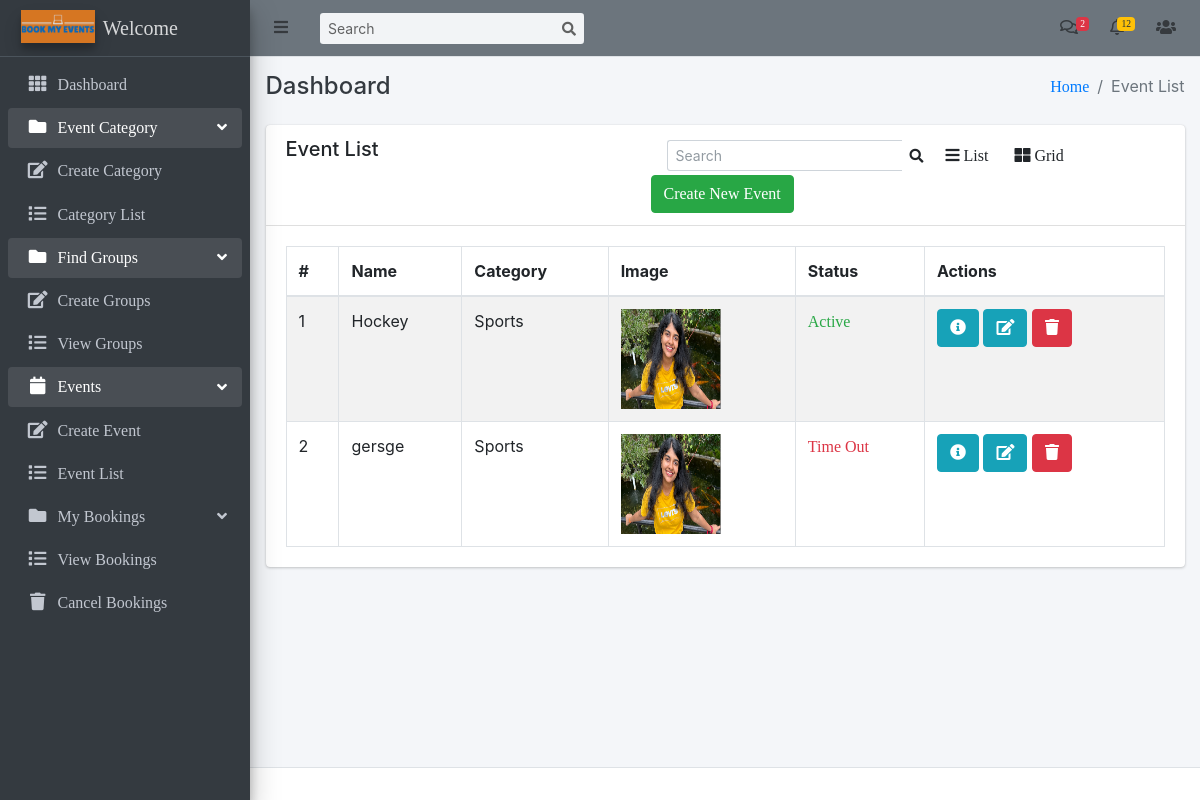
The page /events/event-list/ (signed in) on the database as committed earlier.
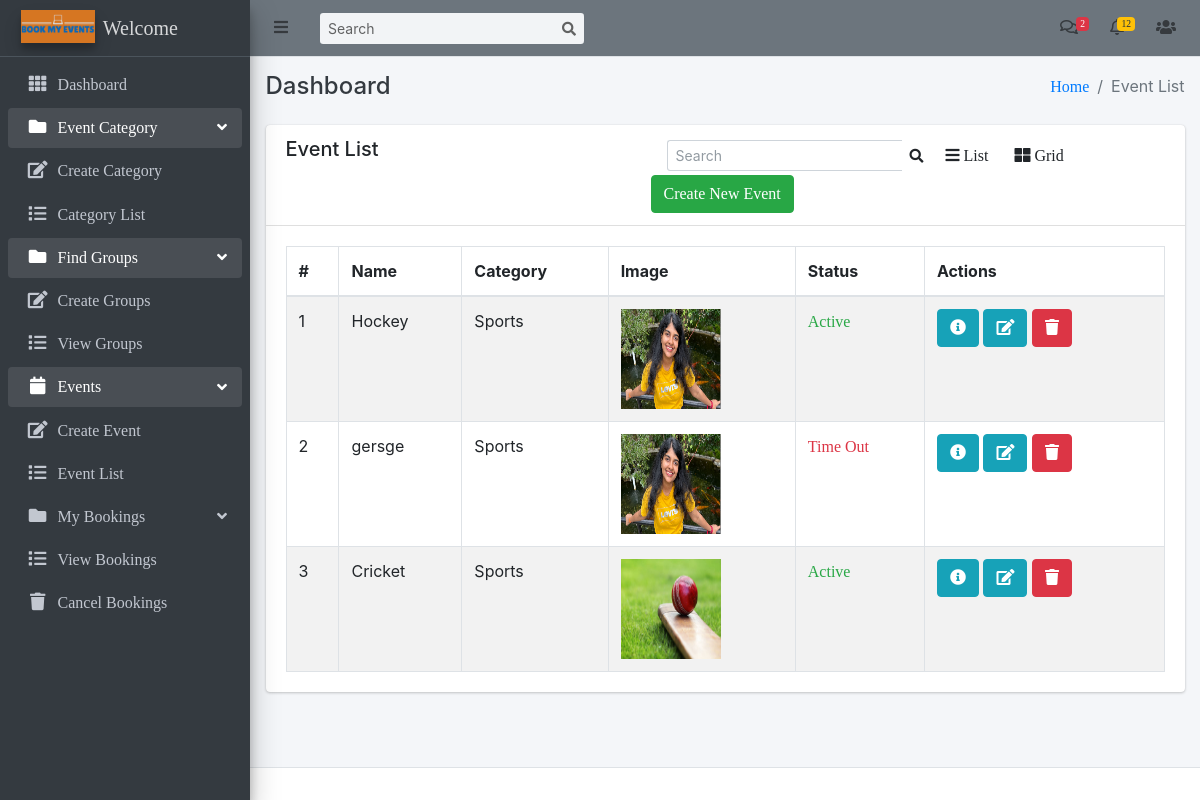
The same page on the database as committed later.
### events/models.py (models this page shows, shortened)
class Event(models.Model):
    category = models.ForeignKey(EventCategory, on_delete=models.CASCADE)
    name = models.CharField(max_length=255, unique=True)
    ufid = models.PositiveIntegerField(unique=True)
    description = RichTextUploadingField()
    select_scheduled_status = (
        ('yet to scheduled', 'Yet to Scheduled'),
        ('scheduled', 'Scheduled')
    )
    scheduled_status = models.CharField(max_length=25, choices=select_scheduled_status)
    venue = models.CharField(max_length=255)
    start_date = models.DateField()
    end_date = models.DateField()
    location = models.CharField(max_length=255)
    maximum_attende = models.PositiveIntegerField()
    num_tickets_available = models.PositiveIntegerField(default=0)
    created_user = models.ForeignKey('auth.User', on_delete=models.CASCADE, blank=True, null=True, related_name='event_created_user')
    updated_user = models.ForeignKey('auth.User', on_delete=models.CASCADE, blank=True, null=True, related_name='event_updated_user')
    created_date = models.DateField(auto_now_add=True)
    updated_date = models.DateField(auto_now_add=True)
    status_choice = (
        ('disabled', 'Disabled'),
        ('active', 'Active'),
        ('deleted', 'Deleted'),
        ('time out', 'Time Out'),
        ('completed', 'Completed'),
        ('cancel', 'Cancel'),
    )
    status = models.CharField(choices=status_choice, max_length=10)

class EventCategory(models.Model):
    name = models.CharField(max_length=255, unique=True)
    code = models.CharField(max_length=6, unique=True)
    image = models.ImageField(upload_to='event_category/')
    priority = models.IntegerField(unique=True)
    created_user = models.ForeignKey('auth.User', on_delete=models.CASCADE, related_name='created_user')
    updated_user = models.ForeignKey('auth.User', on_delete=models.CASCADE, related_name='updated_user')
    created_date = models.DateField(auto_now_add=True)
    updated_date = models.DateField(auto_now_add=True)
    status_choice = (
        ('disabled', 'Disabled'),
        ('active', 'Active'),
        ('deleted', 'Deleted'),
        ('blocked', 'Blocked'),
        ('completed', 'Completed'),
    )
    status = models.CharField(choices=status_choice, max_length=10)
    def __str__(self):
        return self.name

class EventImage(models.Model):
    event = models.OneToOneField(Event, on_delete=models.CASCADE)
    image = models.ImageField(upload_to='event_image/')

### events/views.py (the view)
# urls.py: path('event-list/', EventListView.as_view(), name='event-list'),
class EventListView(LoginRequiredMixin, ListView):
    login_url = 'login'
    model = Event
    template_name = 'events/event_list.html'
    context_object_name = 'events'

### templates/events/event_list.html (shortened to what this page needs)
{% extends 'base/base.html' %}
{% block breadcrumb %}Event List{% endblock breadcrumb %}
{% block content %}
    <div class="row">
        <div class="col-md-12">
            <div class="card">
                <div class="card-header">
                    <div class="row">
                        <div class="col-md-5">
                            <h5>Event List</h5>
                        </div>
                        <div class="col-md-7">
                            <div class="row">
                                <form class="form-inline ml-3" action="{% url 'search-event' %}" method="POST">
                                    <div class="input-group input-group-sm">
                                      <input class="form-control form-control-navbar" name="search" type="search" placeholder="Search" aria-label="Search">
                                      <div class="input-group-append">
                                        <button class="btn btn-navbar" type="submit">
                                          <i class="fas fa-search"></i>
                                        </button>
                                      </div>
                                    </div>
                                  </form>
                                <a class="btn" onclick="listView()"><i class="fa fa-bars"></i> List</a>
                                <a class="btn active" onclick="gridView()"><i class="fa fa-th-large"></i> Grid</a>
                                <a class="btn btn-success" href="{% url 'event-create' %}">Create New Event</a>
                            </div>
                        </div>
                    </div>
                </div>
                <div class="card-body">
                      <table class="table table-striped table-bordered datatable dataTable no-footer" id="DataTables_Table_0" role="grid" aria-describedby="DataTables_Table_0_info" style="border-collapse: collapse !important">
                        <thead>
                            <tr role="row">
                                <th>#</th>
                                <th>Name</th>
                                <th>Category</th>
                                <th class="event_image">Image</th>
                                <th>Status</th>
                                <th>Actions</th>
                            </tr>
                        </thead>
                        <tbody>
                            {% for event in events %}
                              <tr>
                                  <td>{{ forloop.counter }}</td>
                                  <td>{{ event.name }}</td>
                                  <td>{{ event.category }}</td>
                                  <td class="event_image">
                                      <img class="event_image" src="{{ event.eventimage.image.url }}" alt="Image" height="100px" width="100px">
                                  </td>
                                  <td>
                                      {% if event.status == 'active' %}
                                        <a href="{% url 'update-event-status' event.id %}" class="text-success">{{ event.status|title }}</a>
                                      {% elif event.status == 'completed' %}
                                        <a href="{% url 'update-event-status' event.id %}" class="text-primary">{{ event.status|title }}</a>
                                      {% else %}
                                        <a href="{% url 'update-event-status' event.id %}" class="text-danger">{{ event.status|title }}</a>
                                      {% endif %}
                                  </td>
                                  <td>
                                      <a class="btn btn-info" href="{% url 'event-detail' event.pk %}" title="view">
                                          <i class="fa fa-info-circle"></i>
                                      </a>
                                      <a class="btn btn-info" href="{% url 'event-edit' event.pk %}" title="edit">
                                        <i class="fa fa-edit"></i>
                                    </a>
                                      <a class="btn btn-danger" href="{% url 'event-delete' event.pk %}" title="delete">
                                          <i class="fa fa-trash"></i>
                                      </a>
                                  </td>
                              </tr>
                            {% endfor %}
                        </tbody>
                    </table>
                </div>
            </div>
        </div>
    </div>
{% endblock content %}

### templates/base/base.html (shortened to what this page needs)
<!DOCTYPE html>
<html lang="en">
  {% load static %}
<head>
  {% include 'base/header.html' %}
</head>
<body class="hold-transition sidebar-mini layout-fixed layout-navbar-fixed layout-footer-fixed">
<div class="wrapper">
  {% include 'base/navbar.html' %}
  {% include 'base/sidebar.html' %}
  <div class="content-wrapper">
    <div class="content-header">
      <div class="container-fluid">
        <div class="row mb-2">
          <div class="col-sm-6">
            <h4 class="m-0 text-dark">Dashboard</h4>
          </div>
          <div class="col-sm-6">
            <ol class="breadcrumb float-sm-right">
              <li class="breadcrumb-item"><a href="#">Home</a></li>
              <li class="breadcrumb-item active">{% block breadcrumb %} {% endblock breadcrumb %}</li>
            </ol>
          </div>
        </div>
      </div>
    </div>
    <section class="content">
      <div class="container-fluid">
        {% block content %}
        {% endblock content %}
      </div>
    </section>
  </div>
  {% include 'base/footer.html' %}
</div>
</body>
</html>

### templates/base/header.html (shortened to what this page needs)
{% load static %}
<link rel="stylesheet" href="{% static 'plugins/fontawesome-free/css/all.min.css' %}">
<link rel="stylesheet" href="{% static 'plugins/overlayScrollbars/css/OverlayScrollbars.min.css' %}">
<link rel="stylesheet" href="{% static 'css/adminlte.min.css' %}">

### templates/base/navbar.html (shortened to what this page needs)
{% load static %}
<nav class="main-header navbar navbar-expand navbar-primary navbar-light">
    <ul class="navbar-nav">
        <li class="nav-item">
            <a class="nav-link" data-widget="pushmenu" href="#" role="button"><i class="fas fa-bars"></i></a>
        </li>
    </ul>
    <form class="form-inline ml-3">
        <div class="input-group input-group-sm">
            <input class="form-control form-control-navbar" type="search" placeholder="Search" aria-label="Search">
            <div class="input-group-append">
                <button class="btn btn-navbar" type="submit">
            <i class="fas fa-search"></i>
          </button>
            </div>
        </div>
    </form>
    <ul class="navbar-nav ml-auto">
        <li class="nav-item dropdown">
            <a class="nav-link" data-toggle="dropdown" href="#">
                <i class="far fa-comments"></i>
                <span class="badge badge-danger navbar-badge">2</span>
            </a>
        </li>
        <li class="nav-item dropdown">
            <a class="nav-link" data-toggle="dropdown" href="#">
                <span class="badge badge-warning navbar-badge">12</span>
            </a>
        </li>
        <li class="nav-item dropdown">
            <a class="nav-link" data-toggle="dropdown" href="#">
                <i class="fas fa-users"></i>
            </a>
        </li>
    </ul>
</nav>

### templates/base/sidebar.html (shortened to what this page needs)
{% load static %}
<aside class="main-sidebar sidebar-dark-primary elevation-4">
    <a href="#" class="brand-link">
        <img src="{% static 'img/logo1.png' %}" alt="Logo" class="brand-image elevation-3" style="opacity: .8">
        <span class="brand-text font-weight-light">  Welcome </span>
    </a>
    <div class="sidebar">
        <nav class="mt-2">
            <ul class="nav nav-pills nav-sidebar flex-column" data-widget="treeview" role="menu" data-accordion="false">
                <li class="nav-item">
                    <a href="{% url 'dashboard' %}" class="nav-link">
                        <i class="nav-icon fas fa-th"></i>
                        <p>
                            Dashboard
                        </p>
                    </a>
                </li>
                <li class="nav-item has-treeview menu-open">
                    <a href="#" class="nav-link">
                        <i class="nav-icon fas fa-folder"></i>
                        <p>
                            Event Category
                            <i class="right fas fa-angle-left"></i>
                        </p>
                    </a>
                    <ul class="nav nav-treeview">
                        <li class="nav-item">
                            <a href="{% url 'create-event-category' %}" class="nav-link">
                                <i class="far fa fa-edit nav-icon"></i>
                                <p>Create Category</p>
                            </a>
                        </li>
                        <li class="nav-item">
                            <a href="{% url 'event-category-list' %}" class="nav-link">
                                <i class="far fa fa-list nav-icon"></i>
                                <p>Category List</p>
                            </a>
                        </li>
                    </ul>
                </li>
                <li class="nav-item has-treeview menu-open">
                    <a href="#" class="nav-link">
                        <i class="nav-icon fas fa-folder"></i>
                        <p>
                            Find Groups
                            <i class="right fas fa-angle-left"></i>
                        </p>
                    </a>
                    <ul class="nav nav-treeview">
                        <li class="nav-item">
                            <a href="{% url 'create-groups' %}" class="nav-link">
                                <i class="far fa fa-edit nav-icon"></i>
                                <p>Create Groups</p>
                            </a>
                        </li>
                    </ul>
                    <ul class="nav nav-treeview">
                        <li class="nav-item">
                            <a href="{% url 'view-groups' %}" class="nav-link">
                                <i class="far fa fa-list nav-icon"></i>
                                <p>View Groups</p>
                            </a>
                        </li>
                    </ul>
                </li>
                <li class="nav-item has-treeview menu-open">
                    <a href="#" class="nav-link">
                        <i class="nav-icon fas fa-calendar"></i>
                        <p>
                            Events
                            <i class="right fas fa-angle-left"></i>
                        </p>
                    </a>
                    <ul class="nav nav-treeview">
                        <li class="nav-item">
                            <a href="{% url 'event-create' %}" class="nav-link">
                                <i class="far fa fa-edit nav-icon"></i>
                                <p>Create Event</p>
                            </a>
                        </li>
                        <li class="nav-item">
                            <a href="{% url 'event-list' %}" class="nav-link">
                                <i class="far fa fa-list nav-icon"></i>
                                <p>Event List</p>
                            </a>
                        </li>
                </li>
                <li class="nav-item has-treeview menu-open">
                    <a href="#" class="nav-link">
                        <i class="nav-icon fas fa-folder"></i>
                        <p>
                            My Bookings
                            <i class="right fas fa-angle-left"></i>
                        </p>
                    </a>
                    <ul class="nav nav-treeview">
                        <li class="nav-item">
                            <a href="{% url 'view-bookings' %}" class="nav-link">
                                <i class="far fa fa-list nav-icon"></i>
                                <p>View Bookings</p>
                            </a>
                        </li>
                        <li class="nav-item">
                            <a href="{% url 'event-category-list' %}" class="nav-link">
                                <i class="far fa fa-trash nav-icon"></i>
                                <p>Cancel Bookings</p>
                            </a>
                        </li>
                    </ul>
                </li>
                </ul>
        </nav>
    </div>
</aside>

### templates/base/footer.html
<footer class="main-footer">
</footer>

### templates/base/js.html (shortened to what this page needs)
{% load static %}

Rows that differ between the two databases and show on the page:
added Event: name "Cricket", category "Sports", eventimage.image (picture), status "Active"
